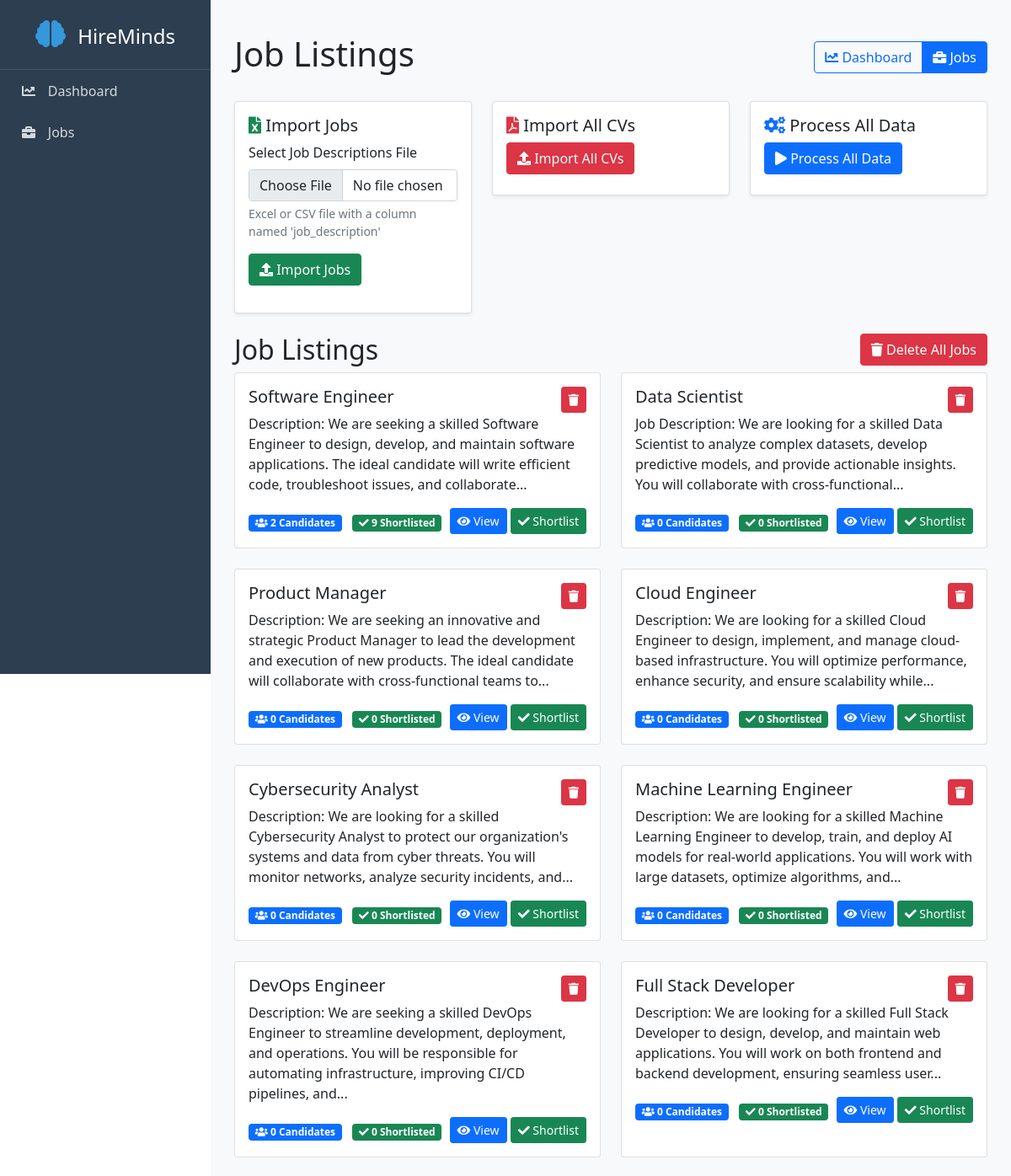
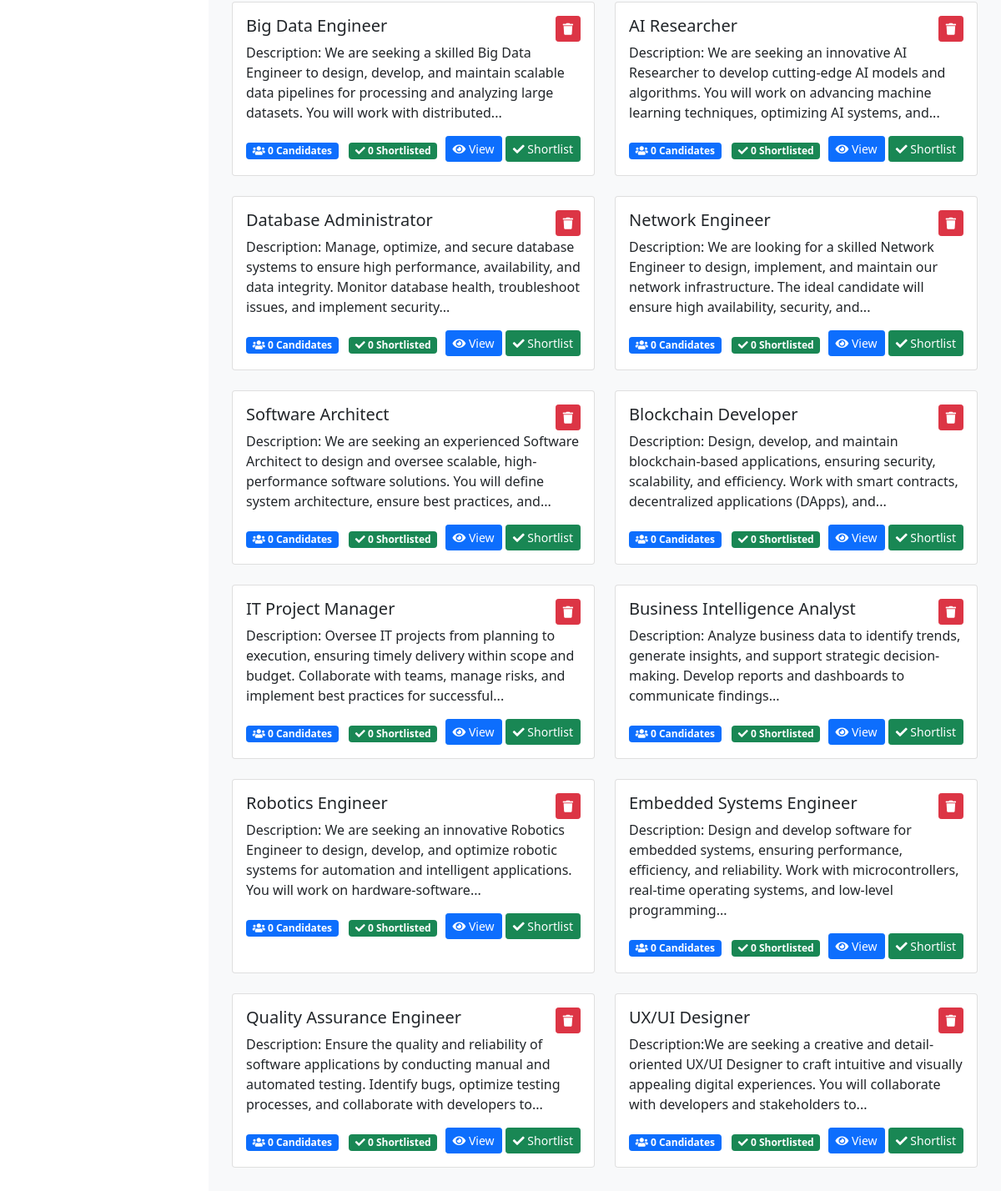
Page /jobs on the committed database (2 pictures, top to bottom).
### app/models/job.py (models this page shows)
class Job(db.Model):
    __tablename__ = 'job'
    id = db.Column(db.Integer, primary_key=True)
    _title = db.Column('title', db.String(200), nullable=False)
    _description = db.Column('description', db.Text, nullable=False)
    _requirements = db.Column('requirements', db.Text, nullable=False)
    created_at = db.Column(db.DateTime, nullable=False, default=lambda: datetime.now(timezone.utc))
    candidates = db.relationship('Candidate', backref='job', lazy=True, cascade='all, delete-orphan')
    shortlisted_candidates = db.relationship('ShortlistedCandidate',
                                          backref=db.backref('job_listing', lazy=True),
                                          lazy=True,
                                          cascade='all, delete-orphan')
    @property
    def title(self):
        return self._title.replace("'''", "").replace("''", "'").replace("'", "'") if self._title else ""
    @title.setter
    def title(self, value):
        """Set title with cleaning."""
        self._title = value.replace("'''", "").replace("''", "'").replace("'", "'") if value else ""
    @property
    def description(self):
        return self._description.replace("'''", "").replace("''", "'").replace("'", "'") if self._description else ""
    @description.setter
    def description(self, value):
        """Set description with cleaning."""
        self._description = value.replace("'''", "").replace("''", "'").replace("'", "'") if value else ""
    @property
    def requirements(self):
        """Get cleaned requirements text."""
        return self._requirements.replace("'''", "").replace("''", "'").replace("'", "'") if self._requirements else ""
    @requirements.setter
    def requirements(self, value):
        """Set requirements with cleaning."""
        self._requirements = value.replace("'''", "").replace("''", "'").replace("'", "'") if value else ""
    def get_candidate_count(self):
        return len(self.candidates)
    def get_shortlisted_count(self):
        return len(self.shortlisted_candidates)

### app/routes.py (the view)
@main.route('/jobs')
def jobs():
    jobs = Job.query.all()
    return render_template('jobs.html', jobs=jobs)

### app/templates/jobs.html (shortened to what this page needs)
{% extends "base.html" %}
{% block content %}
<div class="container mt-4">
    <div class="d-flex justify-content-between align-items-center mb-4">
        <h1>Job Listings</h1>
        <div class="btn-group">
            <a href="{{ url_for('main.index') }}" class="btn btn-outline-primary">
                <i class="fas fa-chart-line"></i> Dashboard
            </a>
            <a href="{{ url_for('main.jobs') }}" class="btn btn-primary">
                <i class="fas fa-briefcase"></i> Jobs
            </a>
        </div>
    </div>
    <div class="row mb-4">
        <div class="col-md-4">
            <div class="card shadow-sm">
                <div class="card-body">
                    <h5 class="card-title">
                        <i class="fas fa-file-excel text-success"></i> Import Jobs
                    </h5>
                    <form id="jobImportForm" class="mb-3">
                        <div class="mb-3">
                            <label for="jobFile" class="form-label">Select Job Descriptions File</label>
                            <input type="file" class="form-control" id="jobFile" accept=".xlsx,.xls,.csv" required>
                            <div class="form-text">Excel or CSV file with a column named 'job_description'</div>
                        </div>
                        <button type="submit" class="btn btn-success">
                            <i class="fas fa-upload"></i> Import Jobs
                        </button>
                    </form>
                </div>
            </div>
        </div>
        <div class="col-md-4">
            <div class="card shadow-sm">
                <div class="card-body">
                    <h5 class="card-title">
                        <i class="fas fa-file-pdf text-danger"></i> Import All CVs
                    </h5>
                    <button id="importAllCVsBtn" class="btn btn-danger">
                        <i class="fas fa-upload"></i> Import All CVs
                    </button>
                </div>
            </div>
        </div>
        <div class="col-md-4">
            <div class="card shadow-sm">
                <div class="card-body">
                    <h5 class="card-title">
                        <i class="fas fa-cogs text-primary"></i> Process All Data
                    </h5>
                    <button id="processAllBtn" class="btn btn-primary">
                        <i class="fas fa-play"></i> Process All Data
                    </button>
                </div>
            </div>
        </div>
    </div>
    <div class="row">
        <div class="col-md-6">
            <h2>Job Listings</h2>
        </div>
        <div class="col-md-6 text-end">
            <button id="deleteAllJobs" class="btn btn-danger">
                <i class="fas fa-trash"></i> Delete All Jobs
            </button>
        </div>
    </div>
    <div class="row">
        {% for job in jobs %}
        <div class="col-md-6 mb-4">
            <div class="card h-100">
                <div class="card-body">
                    <div class="d-flex justify-content-between align-items-start">
                        <h5 class="card-title">{{ job.title | replace("'''", "") }}</h5>
                        <button class="btn btn-danger btn-sm delete-job" data-job-id="{{ job.id }}">
                            <i class="fas fa-trash"></i>
                        </button>
                    </div>
                    <p class="card-text">{{ job.description | replace("'''", "") | truncate(200) }}</p>
                    <div class="d-flex justify-content-between align-items-center">
                        <div>
                            <span class="badge bg-primary me-2">
                                <i class="fas fa-users"></i> {{ job.get_candidate_count() }} Candidates
                            </span>
                            <span class="badge bg-success">
                                <i class="fas fa-check"></i> {{ job.get_shortlisted_count() }} Shortlisted
                            </span>
                        </div>
                        <div>
                            <a href="{{ url_for('main.candidates', job_id=job.id) }}" class="btn btn-primary btn-sm">
                                <i class="fas fa-eye"></i> View
                            </a>
                            <button class="btn btn-success btn-sm shortlist-btn" data-job-id="{{ job.id }}">
                                <i class="fas fa-check"></i> Shortlist
                            </button>
                        </div>
                    </div>
                </div>
            </div>
        </div>
        {% else %}
        <div class="col-md-12">
            <div class="alert alert-info">
                <i class="fas fa-info-circle"></i> No jobs found. Please import jobs first.
            </div>
        </div>
        {% endfor %}
    </div>
</div>
{% endblock %}

### app/templates/base.html (style rules this page uses)
:root { --sidebar-width: 250px; --primary-color: #2c3e50; --secondary-color: #34495e; }
body { display: flex; min-height: 100vh; }

### rows in the picture
Job: title "Software Engineer", description "Description: We are seeking a skilled Software Engineer to design, develop, and maintain software applications. The ideal candidate will write efficient code, troubleshoot issues, and collaborate...", get_candidate_count "2", get_shortlisted_count "9"
Job: title "Data Scientist", description "Job Description: We are looking for a skilled Data Scientist to analyze complex datasets, develop predictive models, and provide actionable insights. You will collaborate with cross-functional...", get_candidate_count "0", get_shortlisted_count "0"
Job: title "Product Manager", description "Description: We are seeking an innovative and strategic Product Manager to lead the development and execution of new products. The ideal candidate will collaborate with cross-functional teams to...", get_candidate_count "0", get_shortlisted_count "0"
Job: title "Cloud Engineer", description "Description: We are looking for a skilled Cloud Engineer to design, implement, and manage cloud-based infrastructure. You will optimize performance, enhance security, and ensure scalability while...", get_candidate_count "0", get_shortlisted_count "0"
Job: title "Cybersecurity Analyst", description "Description: We are looking for a skilled Cybersecurity Analyst to protect our organization's systems and data from cyber threats. You will monitor networks, analyze security incidents, and...", get_candidate_count "0", get_shortlisted_count "0"
Job: title "Machine Learning Engineer", description "Description: We are looking for a skilled Machine Learning Engineer to develop, train, and deploy AI models for real-world applications. You will work with large datasets, optimize algorithms, and...", get_candidate_count "0", get_shortlisted_count "0"
Job: title "DevOps Engineer", description "Description: We are seeking a skilled DevOps Engineer to streamline development, deployment, and operations. You will be responsible for automating infrastructure, improving CI/CD pipelines, and...", get_candidate_count "0", get_shortlisted_count "0"
Job: title "Full Stack Developer", description "Description: We are looking for a skilled Full Stack Developer to design, develop, and maintain web applications. You will work on both frontend and backend development, ensuring seamless user...", get_candidate_count "0", get_shortlisted_count "0"
Job: title "Big Data Engineer", description "Description: We are seeking a skilled Big Data Engineer to design, develop, and maintain scalable data pipelines for processing and analyzing large datasets. You will work with distributed...", get_candidate_count "0", get_shortlisted_count "0"
Job: title "AI Researcher", description "Description: We are seeking an innovative AI Researcher to develop cutting-edge AI models and algorithms. You will work on advancing machine learning techniques, optimizing AI systems, and...", get_candidate_count "0", get_shortlisted_count "0"
Job: title "Database Administrator", description "Description: Manage, optimize, and secure database systems to ensure high performance, availability, and data integrity. Monitor database health, troubleshoot issues, and implement security...", get_candidate_count "0", get_shortlisted_count "0"
Job: title "Network Engineer", description "Description: We are looking for a skilled Network Engineer to design, implement, and maintain our network infrastructure. The ideal candidate will ensure high availability, security, and...", get_candidate_count "0", get_shortlisted_count "0"
Job: title "Software Architect", description "Description: We are seeking an experienced Software Architect to design and oversee scalable, high-performance software solutions. You will define system architecture, ensure best practices, and...", get_candidate_count "0", get_shortlisted_count "0"
Job: title "Blockchain Developer", description "Description: Design, develop, and maintain blockchain-based applications, ensuring security, scalability, and efficiency. Work with smart contracts, decentralized applications (DApps), and...", get_candidate_count "0", get_shortlisted_count "0"
Job: title "IT Project Manager", description "Description: Oversee IT projects from planning to execution, ensuring timely delivery within scope and budget. Collaborate with teams, manage risks, and implement best practices for successful...", get_candidate_count "0", get_shortlisted_count "0"
Job: title "Business Intelligence Analyst", description "Description: Analyze business data to identify trends, generate insights, and support strategic decision-making. Develop reports and dashboards to communicate findings...", get_candidate_count "0", get_shortlisted_count "0"
Job: title "Robotics Engineer", description "Description: We are seeking an innovative Robotics Engineer to design, develop, and optimize robotic systems for automation and intelligent applications. You will work on hardware-software...", get_candidate_count "0", get_shortlisted_count "0"
Job: title "Embedded Systems Engineer", description "Description: Design and develop software for embedded systems, ensuring performance, efficiency, and reliability. Work with microcontrollers, real-time operating systems, and low-level programming...", get_candidate_count "0", get_shortlisted_count "0"
Job: title "Quality Assurance Engineer", description "Description: Ensure the quality and reliability of software applications by conducting manual and automated testing. Identify bugs, optimize testing processes, and collaborate with developers to...", get_candidate_count "0", get_shortlisted_count "0"
Job: title "UX/UI Designer", description "Description:We are seeking a creative and detail-oriented UX/UI Designer to craft intuitive and visually appealing digital experiences. You will collaborate with developers and stakeholders to...", get_candidate_count "0", get_shortlisted_count "0"
